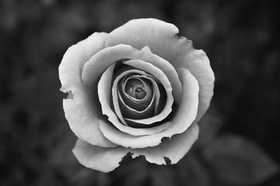
%> input picture Aula1/Exercicios/black_and_white.jpeg, 280 x 186 px, shrunk from 500 x 333 before the run
$ octave exercicio1.m   (GNU Octave 9; MATLAB toolbox functions it lacks are replaced by stand-ins)
%> lines starting %> are read from the running program, lines starting %| are printed output that depends on the picture; in (x1, y1, x2, y2) boxes, pixels count from 0 and x2, y2 are one past the last pixel; in counts of white or black regions, pixels touching at a corner belong together; the program's own positions count from 1
% (a)Realize a leitura de uma imagem em escala de cinza utilizando a
% função imread( ).

[image_read, map] = imread("black_and_white.jpeg");
%> image_read is the input picture: size 186x280x3 uint8; min 0, max 248, mean 76.5
%> map = []
disp(image_read);

% (b) Mostre as dimensões da imagem a função size( ).

[image_row, image_col] = size(image_read);
%> image_row = 186; image_col = 840
disp("row:");
disp(image_row);
%| 186
disp("column:");
disp(image_col);
%| 840

% (c) Faça o display da imagem utilizando a função imshow( ).

figure, imshow("black_and_white.jpeg");


% (d) Binarize a imagem transformando os nı́iveis de cinza do intervalo
% [1,128] para 1 e o intervalo [129, 256] para 256.

image_read_d = image_read;
for i = 1:image_row
    for j = 1:image_col
        if(image_read_d(i, j) <= 128)
           image_read_d(i, j) = 1;
        else
           image_read_d(i, j) = 256;
        end
    end
end
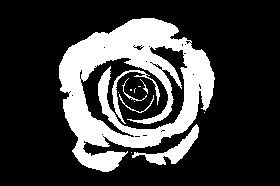
%> image_read_d: size 186x280x3 uint8; values 1 (black) and 255 (white), 23.6% white; 13 white regions (7 under 20 px), largest, box (x1, y1, x2, y2) and area: (59, 18, 215, 172) 11075, (132, 124, 199, 165) 716, (112, 70, 160, 124) 353, (119, 94, 154, 113) 69, (122, 78, 147, 101) 58, (140, 79, 148, 94) 25
imwrite(image_read_d, 'black_and_white_mod1.jpeg');
figure, imshow("black_and_white_mod1.jpeg");

% (e) Inverta os tons de cinza dentro do intervalo de 255 tons da imagem
% original.

image_read_e = image_read;
for i = 1:image_row
    for j = 1:image_col
        image_read_e(i, j) = 255 - image_read_e(i, j);
    end
end
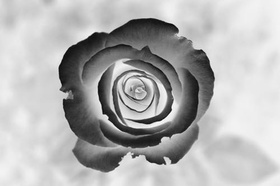
%> image_read_e: size 186x280x3 uint8; min 7, max 255, mean 178.5

% (f) Faça o display do resultado do item anterior.
imwrite(image_read_e, 'black_and_white_mod2.jpeg');
figure, imshow("black_and_white_mod2.jpeg");

% (g) Extra - Realizar o item C com os 3 canais de uma imagem RGB.

image_read_rgb = imread("flower.jpeg");
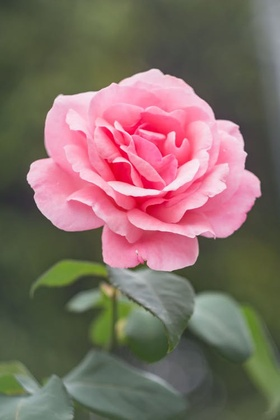
%> input picture Aula1/Exercicios/flower.jpeg, 280 x 420 px, shrunk from 500 x 750 before the run
%> image_read_rgb is the input picture: size 420x280x3 uint8; mean R, G, B 129.2, 108.4, 101.6
redChannel = image_read_rgb(:, :, 1);
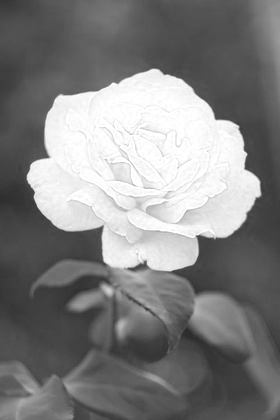
%> redChannel: size 420x280 uint8; min 43, max 255, mean 129.2
greenChannel = image_read_rgb(:, :, 2);
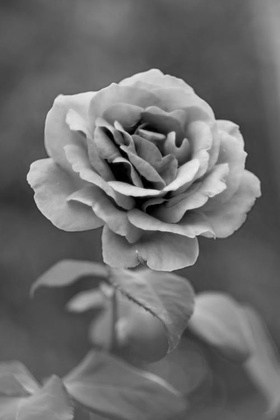
%> greenChannel: size 420x280 uint8; min 0, max 237, mean 108.4
blueChannel = image_read_rgb(:, :, 3);
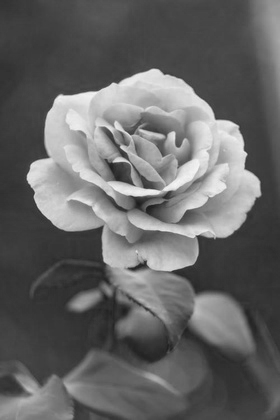
%> blueChannel: size 420x280 uint8; min 26, max 245, mean 101.6

figure, imshow(image_read_rgb);
figure, imshow(redChannel);
figure, imshow(greenChannel);
figure, imshow(blueChannel);
% podemos juntar todas essas cores e formar a imagem original
figure, imshow(cat(3, redChannel, greenChannel, blueChannel));
